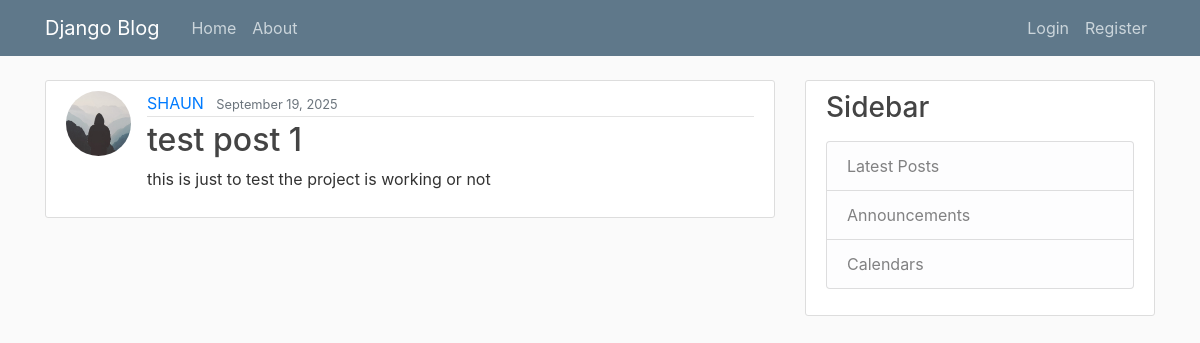
The app's page /post/1/ with its own data.
### blog/models.py (models this page shows, shortened)
class Post(models.Model):
    title = models.CharField(max_length=100)
    content = models.TextField()
    date_posted = models.DateTimeField(default=timezone.now)
    author = models.ForeignKey(User, on_delete=models.CASCADE)

### users/models.py (models this page shows, shortened)
class Profile(models.Model):
    user = models.OneToOneField(User, on_delete=models.CASCADE)
    image = models.ImageField(default='default.jpg', upload_to='profile_pics')

### blog/views.py (the view)
# urls.py: path('post/<int:pk>/', PostDetailView.as_view(), name='post-detail'),
class PostDetailView(DetailView):
    model = Post

### blog/templates/blog/post_detail.html (shortened to what this page needs)
{% extends "blog/base.html" %}
{% block content %}
  <article class="media content-section">
    <img class="rounded-circle article-img" src="{{ object.author.profile.image.url }}">
    <div class="media-body">
      <div class="article-metadata">
        <a class="mr-2" href="{% url 'user-posts' object.author.username %}">{{ object.author }}</a>
        <small class="text-muted">{{ object.date_posted|date:"F d, Y" }}</small>
      </div>
      <h2 class="article-title">{{ object.title }}</h2>
      <p class="article-content">{{ object.content }}</p>
    </div>
  </article>
{% endblock content %}

### blog/static/blog/main.css (style rules this page uses)
body { background: #fafafa; color: #333333; margin-top: 5rem; }
h1, h2, h3, h4, h5, h6 { color: #444444; }
.content-section { background: #ffffff; padding: 10px 20px; border: 1px solid #dddddd; border-radius: 3px; margin-bottom: 20px; }
.article-title { color: #444444; }
.article-content { white-space: pre-line; }
.article-img { height: 65px; width: 65px; margin-right: 16px; }
.article-metadata { padding-bottom: 1px; margin-bottom: 4px; border-bottom: 1px solid #e3e3e3 }

### records on screen
Post: author.profile.image (placeholder picture), author "SHAUN", date_posted "September 19, 2025", title "test post 1", content "this is just to test the project is working or not"
